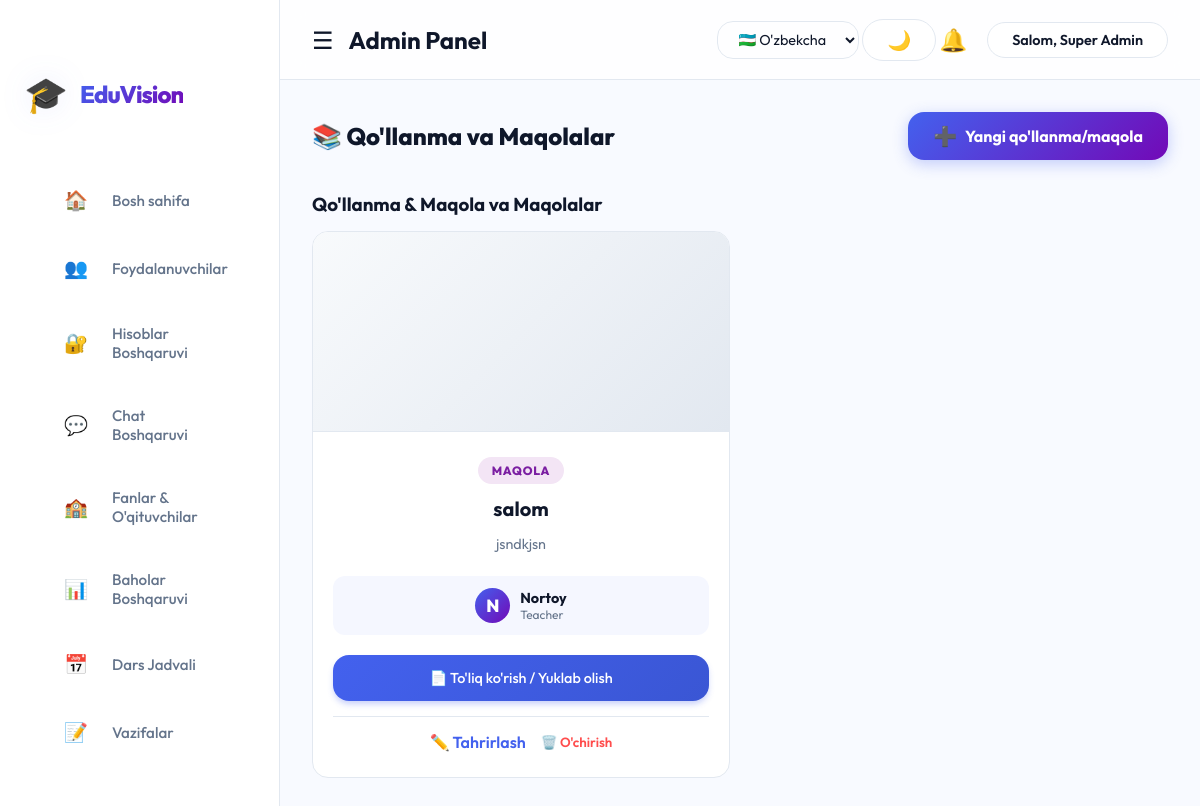
/admin/articles.php (signed in), run on the app's committed database.
### tables this page shows
CREATE TABLE `articles` (
  `id` int(11) NOT NULL,
  `user_id` int(11) DEFAULT NULL,
  `title` varchar(255) NOT NULL,
  `content` text,
  `file_path` varchar(255) DEFAULT NULL,
  `type` enum('manual','article') NOT NULL,
  `created_at` timestamp NULL DEFAULT CURRENT_TIMESTAMP
);

CREATE TABLE `users` (
  `id` int(11) NOT NULL,
  `name` varchar(100) NOT NULL,
  `email` varchar(100) NOT NULL,
  `password` varchar(255) NOT NULL,
  `role` enum('admin','student','teacher') NOT NULL,
  `created_at` timestamp NULL DEFAULT CURRENT_TIMESTAMP,
  `status` enum('active','pending') NOT NULL DEFAULT 'pending'
);

### lang/uz.php (called while the page is built)
<?php
$lang = [
    'home' => "Bosh sahifa",
    'users' => "Foydalanuvchilar",
    'tasks' => "Vazifalar",
    'videos' => "Videolar",
    'manuals' => "Qo'llanma & Maqola",
    'projects' => "Loyihalar",
    'contracts' => "Shartnomalar",
    'chat' => "Guruh Chat",
    'logout' => "Chiqish",
    'welcome' => "Salom",
    'admin_panel' => "Admin Panel",
    'student_panel' => "Student Panel",
    'search_placeholder' => "Qidirish...",
    'dark_mode' => "Tun rejimi",
    'light_mode' => "Kun rejimi",
    'system_title' => "EduVision",
];

### admin/articles.php (the view, shortened to what this page needs)
<?php
require '../config/db.php';
$articles = $pdo->query("
    SELECT a.*, u.name as creator_name, u.role as creator_role
    FROM articles a
    LEFT JOIN users u ON a.user_id = u.id
    WHERE a.type='article'
    ORDER BY a.id DESC
")->fetchAll();
$manuals = $pdo->query("
    SELECT a.*, u.name as creator_name, u.role as creator_role
    FROM articles a
    LEFT JOIN users u ON a.user_id = u.id
    WHERE a.type='manual'
    ORDER BY a.id DESC
")->fetchAll();
?>
<!DOCTYPE html>
<html lang="uz">
<head>
    <link rel="stylesheet" href="../assets/css/style.css">
</head>
<body>
    <?php include ($_SESSION['role'] == 'admin' ? 'sidebar.php' : '../teacher/sidebar.php'); ?>
    <div class="main-content">
        <div style="display: flex; justify-content: space-between; align-items: center; margin-bottom: 2rem;">
            <h2 style="font-weight: 800; color: var(--text-dark);">📚 Qo'llanma va Maqolalar</h2>
            <button onclick="toggleArticleForm()" class="btn" style="width: auto; padding: 12px 25px; background: linear-gradient(135deg, var(--primary-color), #7209b7); border: none; box-shadow: 0 4px 15px rgba(67, 97, 238, 0.3); transition: all 0.3s ease; display: flex; align-items: center; gap: 8px; font-weight: 700;">
                <span style="font-size: 1.2rem;">➕</span> Yangi qo'llanma/maqola
            </button>
        </div>
        <h3 style="margin-top: 30px; margin-bottom: 15px;"><?= $lang['manuals'] ?> va Maqolalar</h3>
        <div style="display: grid; grid-template-columns: repeat(auto-fill, minmax(280px, 1fr)); gap: 20px;">
            <?php
            $all_items = array_merge($articles, $manuals);
            usort($all_items, function($a, $b) { return $b['id'] - $a['id']; });
            foreach ($all_items as $item):
                $is_manual = ($item['type'] == 'manual');
            ?>
                <div class="article-card" style="background: var(--bg-card); border-radius: 16px; border: 1px solid var(--border-color); overflow: hidden; display: flex; flex-direction: column; box-shadow: var(--shadow);">
                    <?php if($item['file_path']):
                        $extension = strtolower(pathinfo($item['file_path'], PATHINFO_EXTENSION));
                        $is_image = in_array($extension, ['jpg', 'jpeg', 'png', 'gif', 'webp']);
                        $is_pdf = ($extension === 'pdf');
                        $is_word = in_array($extension, ['doc', 'docx']);
                    ?>
                        <div style="position: relative; width: 100%; height: 200px; background: linear-gradient(135deg, #f8fafc 0%, #e2e8f0 100%); display: flex; align-items: flex-start; justify-content: center; overflow: hidden; border-bottom: 1px solid var(--border-color);">
                            <?php if ($is_image): ?>
                                <img src="../<?= $item['file_path'] ?>" style="width: 100%; height: 100%; object-fit: cover; object-position: top center; display: block;">
                            <?php elseif ($is_pdf): ?>
                                <iframe src="../<?= $item['file_path'] ?>#view=FitW&toolbar=0&navpanes=0" style="width: 100%; height: 100%; border: none;"></iframe>
                            <?php elseif ($is_word): ?>
                                <iframe src="https://view.officeapps.live.com/op/embed.aspx?src=<?= urlencode('http://' . $_SERVER['HTTP_HOST'] . '/' . $item['file_path']) ?>&wdPrint=0&wdEmbedCode=0&wdStartOn=1" style="width: 100%; height: 100%; border: none;"></iframe>
                            <?php else: ?>
                                <div style="display: flex; align-items: center; justify-content: center; width: 100%; height: 100%;">
                                    <span style="font-size: 3rem; color: #94a3b8;">📄</span>
                                </div>
                            <?php endif; ?>
                        </div>
                    <?php endif; ?>
                    <div style="padding: 25px 20px; flex: 1; display: flex; flex-direction: column; align-items: center; text-align: center;">
                        <span style="font-size: 0.75rem; background: <?= $is_manual ? '#e3f2fd' : '#f3e5f5' ?>; color: <?= $is_manual ? '#1976d2' : '#7b1fa2' ?>; padding: 6px 14px; border-radius: 50px; margin-bottom: 12px; font-weight: 800; text-transform: uppercase; letter-spacing: 0.8px;">
                            <?= $is_manual ? "O'QUV QO'LLANMA" : "MAQOLA" ?>
                        </span>
                        <h4 style="margin-bottom: 12px; font-size: 1.25rem; font-weight: 700; color: var(--text-dark);"><?= htmlspecialchars($item['title']) ?></h4>
                        <p style="font-size: 0.9rem; color: var(--text-light); line-height: 1.6; margin-bottom: 20px; flex: 1;">
                            <?= htmlspecialchars(strip_tags($item['content'])) ?>
                        </p>
                        <div style="display: flex; align-items: center; justify-content: center; gap: 10px; padding: 12px; background: rgba(67, 97, 238, 0.05); border-radius: 12px; margin-bottom: 20px; width: 100%;">
                            <div style="width: 35px; height: 35px; border-radius: 50%; background: linear-gradient(135deg, var(--primary-color), #7209b7); color: white; display: flex; align-items: center; justify-content: center; font-weight: 800; font-size: 1.1rem;">
                                <?= substr(htmlspecialchars(isset($item['creator_name']) ? $item['creator_name'] : 'A'), 0, 1) ?>
                            </div>
                            <div style="text-align: left;">
                                <div style="font-weight: 700; color: var(--text-dark); font-size: 0.9rem;"><?= htmlspecialchars(isset($item['creator_name']) ? $item['creator_name'] : 'Admin') ?></div>
                                <div style="color: var(--text-light); font-size: 0.75rem;"><?= ucfirst(isset($item['creator_role']) ? $item['creator_role'] : 'admin') ?></div>
                            </div>
                        </div>
                        <div style="width: 100%;">
                            <?php if($item['file_path']): ?>
                                <a href="../view_article.php?id=<?= $item['id'] ?>" class="btn" style="width: 100%; text-decoration: none; text-align: center; margin-bottom: 15px; font-size: 0.9rem;">📄 To'liq ko'rish / Yuklab olish</a>
                            <?php endif; ?>
                            <div style="display: flex; justify-content: center; gap: 15px; align-items: center; border-top: 1px solid var(--border-color); padding-top: 15px;">
                                <a href="?edit=<?= $item['id'] ?>" style="text-decoration: none; font-weight: 600; color: var(--primary-color); display: flex; align-items: center; gap: 5px;">✏️ Tahrirlash</a>
                                <form method="POST" onsubmit="return confirm('O\'chirilsinmi?');" style="display: inline;">
                                    <button type="submit" name="delete_article" style="background: none; border: none; color: #ff4d4d; cursor: pointer; font-weight: 600; display: flex; align-items: center; gap: 5px;">🗑️ O'chirish</button>
                                </form>
                            </div>
                        </div>
                    </div>
                </div>
            <?php endforeach; ?>
        </div>
    </div>
</body>
</html>

### assets/css/style.css (style rules this page uses)
:root { --primary-color: #4361ee; --primary-hover: #3a56d4; --primary-soft: rgba(67, 97, 238, 0.1); --secondary-color: #f8faff; --sidebar-bg: #ffffff; --sidebar-text: #64748b; --sidebar-active: #4361ee; --sidebar-active-bg: rgba(67, 97, 238, 0.08); --text-dark: #0f172a; --text-light: #64748b; --danger: #ef4444; --success: #10b981; --warning: #f59e0b; --white: #ffffff; --border-color: #e2e8f0; --bg-card: #ffffff; --glass-bg: rgba(255, 255, 255, 0.7); --glass-border: rgba(255, 255, 255, 0.3); --shadow-sm: 0 2px 4px rgba(0, 0, 0, 0.02); --shadow-md: 0 10px 15px -3px rgba(0, 0, 0, 0.05); --shadow-lg: 0 20px 25px -5px rgba(0, 0, 0, 0.08); --shadow-premium: 0 20px 40px -10px rgba(67, 97, 238, 0.2); --radius-md: 16px; --radius-lg: 24px; --sidebar-width: 280px; --header-height: 80px; }
* { margin: 0; padding: 0; box-sizing: border-box; font-family: 'Outfit', sans-serif; }
body { background-color: var(--secondary-color); color: var(--text-dark); display: flex; min-height: 100vh; font-size: 16px; }
.btn { display: inline-flex; justify-content: center; align-items: center; padding: 0.875rem 2rem; background: linear-gradient(135deg, var(--primary-color), var(--primary-hover)); color: white; border: none; border-radius: var(--radius-md); cursor: pointer; text-decoration: none; font-size: 1rem; font-weight: 500; transition: all 0.3s ease; width: 100%; box-shadow: 0 4px 6px -1px rgba(67, 97, 238, 0.3); }
.main-content { margin-left: var(--sidebar-width); width: calc(100% - var(--sidebar-width)); padding: 2rem; margin-top: var(--header-height); }

### data on the page
articles: type "MAQOLA", title "salom", content "jsndkjsn", user.name "N", user.name "Nortoy", user.role "Teacher"

### other printed values
$lang['system_title'] "EduVision"
$lang['home'] "Bosh sahifa"
$lang['users'] "Foydalanuvchilar"
$lang['tasks'] "Vazifalar"
$lang['admin_panel'] "Admin Panel"
$lang['welcome'] "Salom"
$_SESSION['name'] "Super Admin"
$lang['manuals'] "Qo'llanma & Maqola"
